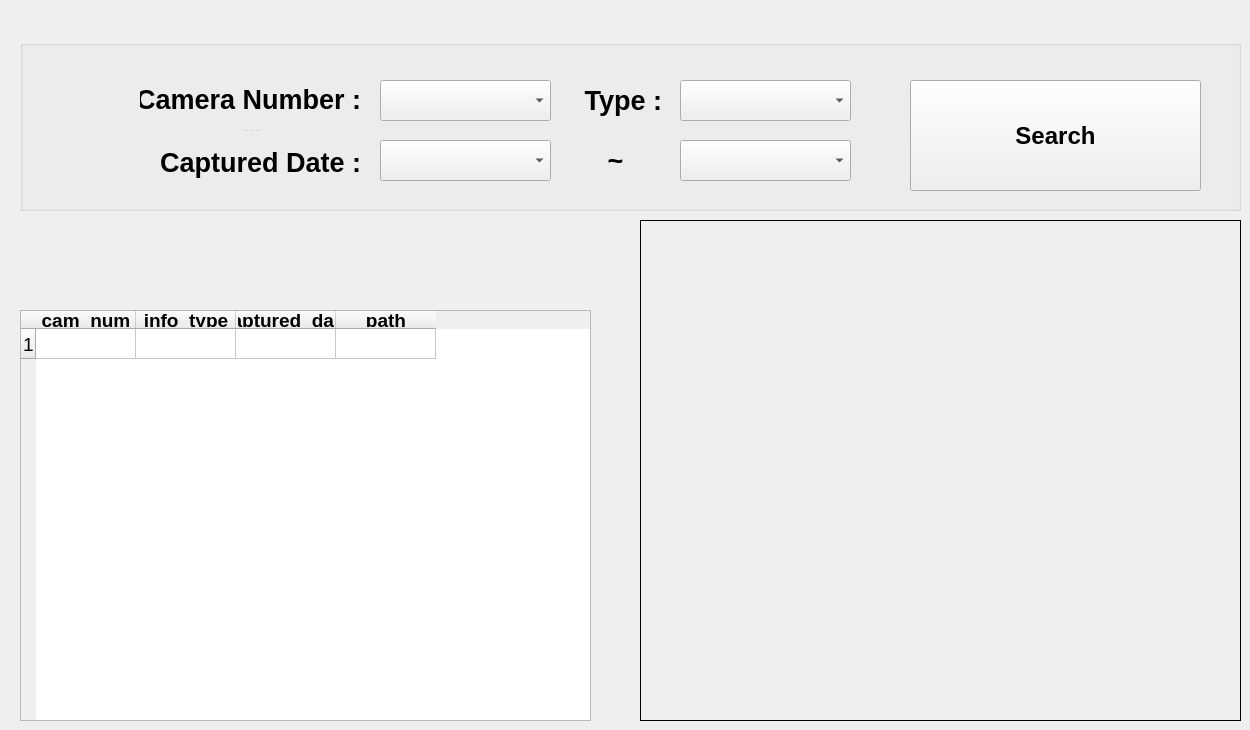
    <widget class="QWidget" name="datamanager_video_page">
     <widget class="QGroupBox" name="groupBox_8">
      <property name="geometry">
       <rect>
        <x>20</x>
        <y>40</y>
        <width>1221</width>
        <height>171</height>
       </rect>
      </property>
      <property name="title">
       <string/>
      </property>
      <widget class="QComboBox" name="captured_date_start">
       <property name="geometry">
        <rect>
         <x>360</x>
         <y>100</y>
         <width>171</width>
         <height>41</height>
        </rect>
       </property>
      </widget>
      <widget class="QComboBox" name="select_camera_box_video">
       <property name="geometry">
        <rect>
         <x>360</x>
         <y>40</y>
         <width>171</width>
         <height>41</height>
        </rect>
       </property>
      </widget>
      <widget class="QComboBox" name="select_camera_type_box">
       <property name="geometry">
        <rect>
         <x>660</x>
         <y>40</y>
         <width>171</width>
         <height>41</height>
        </rect>
       </property>
      </widget>
      <widget class="QSplitter" name="splitter_14">
       <property name="geometry">
        <rect>
         <x>120</x>
         <y>30</y>
         <width>221</width>
         <height>121</height>
        </rect>
       </property>
       <property name="orientation">
        <enum>Qt::Vertical</enum>
       </property>
       <widget class="QLabel" name="label_108">
        <property name="font">
         <font>
          <pointsize>20</pointsize>
          <weight>75</weight>
          <bold>true</bold>
         </font>
        </property>
        <property name="text">
         <string>Camera Number :</string>
        </property>
        <property name="alignment">
         <set>Qt::AlignRight|Qt::AlignTrailing|Qt::AlignVCenter</set>
        </property>
       </widget>
       <widget class="QLabel" name="label_114">
        <property name="font">
         <font>
          <pointsize>20</pointsize>
          <weight>75</weight>
          <bold>true</bold>
         </font>
        </property>
        <property name="text">
         <string>Captured Date :</string>
        </property>
        <property name="alignment">
         <set>Qt::AlignRight|Qt::AlignTrailing|Qt::AlignVCenter</set>
        </property>
       </widget>
      </widget>
      <widget class="QComboBox" name="captured_date_end">
       <property name="geometry">
        <rect>
         <x>660</x>
         <y>100</y>
         <width>171</width>
         <height>41</height>
        </rect>
       </property>
      </widget>
      <widget class="QLabel" name="label_119">
       <property name="geometry">
        <rect>
         <x>530</x>
         <y>100</y>
         <width>131</width>
         <height>41</height>
        </rect>
       </property>
       <property name="font">
        <font>
         <pointsize>20</pointsize>
         <weight>75</weight>
         <bold>true</bold>
        </font>
       </property>
       <property name="text">
        <string>~</string>
       </property>
       <property name="alignment">
        <set>Qt::AlignCenter</set>
       </property>
      </widget>
      <widget class="QLabel" name="label_115">
       <property name="geometry">
        <rect>
         <x>551</x>
         <y>40</y>
         <width>91</width>
         <height>41</height>
        </rect>
       </property>
       <property name="font">
        <font>
         <pointsize>20</pointsize>
         <weight>75</weight>
         <bold>true</bold>
        </font>
       </property>
       <property name="text">
        <string>Type :</string>
       </property>
       <property name="alignment">
        <set>Qt::AlignRight|Qt::AlignTrailing|Qt::AlignVCenter</set>
       </property>
      </widget>
      <widget class="QPushButton" name="search_button_video">
       <property name="geometry">
        <rect>
         <x>890</x>
         <y>40</y>
         <width>291</width>
         <height>111</height>
        </rect>
       </property>
       <property name="font">
        <font>
         <pointsize>18</pointsize>
         <weight>75</weight>
         <bold>true</bold>
        </font>
       </property>
       <property name="styleSheet">
        <string notr="true"/>
       </property>
       <property name="text">
        <string>Search</string>
       </property>
      </widget>
     </widget>
     <widget class="QTableWidget" name="search_camera_table">
      <property name="geometry">
       <rect>
        <x>20</x>
        <y>310</y>
        <width>571</width>
        <height>411</height>
       </rect>
      </property>
      <property name="font">
       <font>
        <pointsize>14</pointsize>
       </font>
      </property>
      <row>
       <property name="text">
        <string>1</string>
       </property>
      </row>
      <column>
       <property name="text">
        <string>cam_num</string>
       </property>
       <property name="font">
        <font>
         <weight>75</weight>
         <bold>true</bold>
        </font>
       </property>
      </column>
      <column>
       <property name="text">
        <string>info_type</string>
       </property>
       <property name="font">
        <font>
         <weight>75</weight>
         <bold>true</bold>
        </font>
       </property>
      </column>
      <column>
       <property name="text">
        <string>captured_date</string>
       </property>
       <property name="font">
        <font>
         <weight>75</weight>
         <bold>true</bold>
        </font>
       </property>
      </column>
      <column>
       <property name="text">
        <string>path</string>
       </property>
       <property name="font">
        <font>
         <weight>75</weight>
         <bold>true</bold>
        </font>
       </property>
      </column>
     </widget>
     <widget class="QLabel" name="video_label">
      <property name="geometry">
       <rect>
        <x>640</x>
        <y>220</y>
        <width>601</width>
        <height>501</height>
       </rect>
      </property>
      <property name="frameShape">
       <enum>QFrame::Box</enum>
      </property>
      <property name="text">
       <string/>
      </property>
     </widget>
    </widget>
